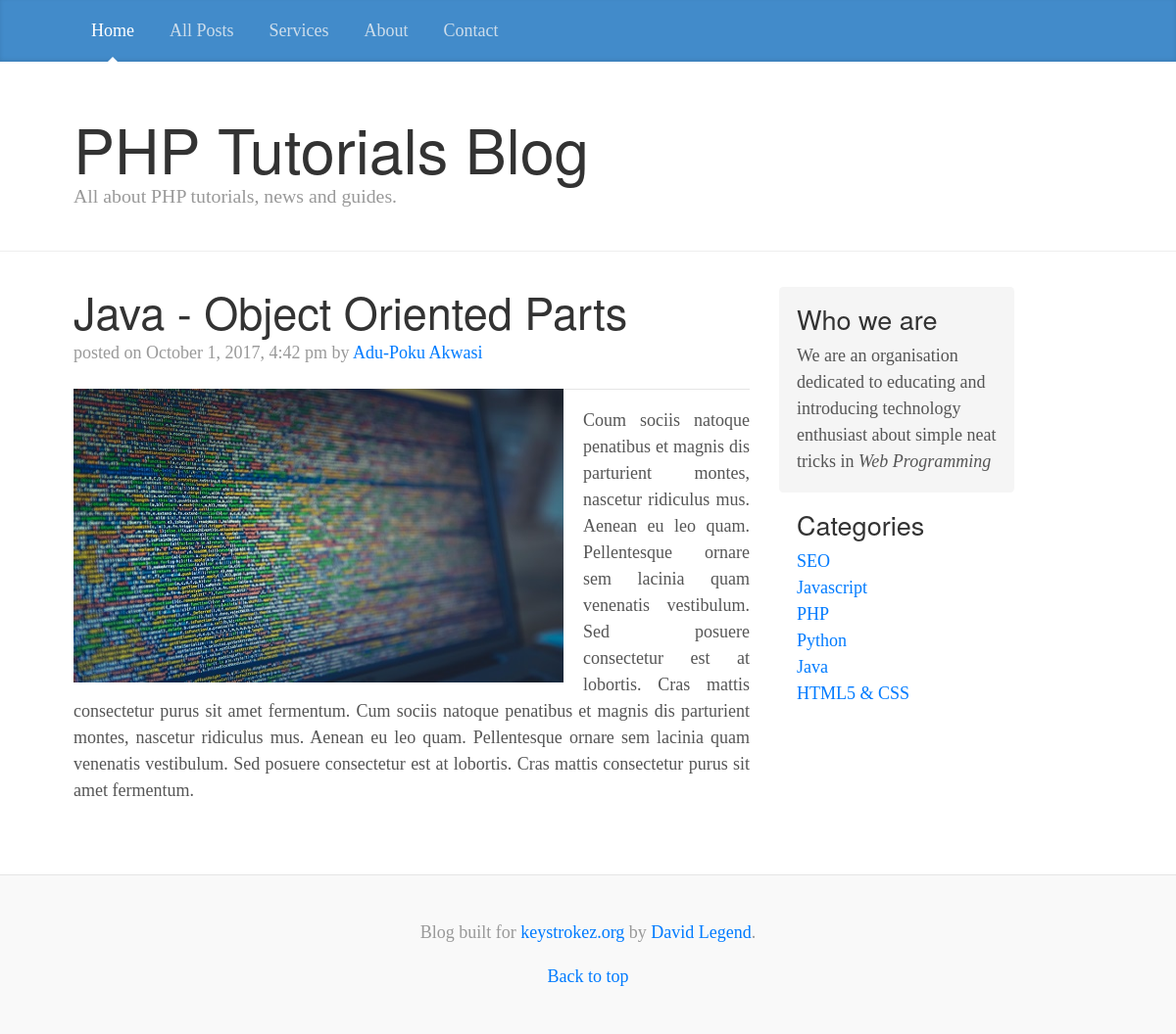
Page /single_post.php?id=9 on the committed database.
### tables this page shows
CREATE TABLE `posts` (
  `post_id` int(11) NOT NULL,
  `category_id` int(11) NOT NULL,
  `title` varchar(255) NOT NULL,
  `content` text NOT NULL,
  `author` varchar(255) NOT NULL,
  `image` text NOT NULL,
  `date` timestamp NOT NULL DEFAULT CURRENT_TIMESTAMP,
  `tags` text NOT NULL
);

CREATE TABLE `categories` (
  `category_id` int(11) NOT NULL,
  `title` text NOT NULL
);

### assets/libs/database.php (called while the page is built, shortened)
<?php
class Database
{
	public $host = DB_HOST;
	public $user = DB_USER;
	public $password = DB_PASSWORD;
	public $db_name = DB_NAME;
	public $link;
	private function connect() {
		$this->link = new mysqli($this->host, $this->user, $this->password, $this->db_name);
	}
	public function select($query) {
		$result = $this->link->query($query);
		return $result;
	}
}

### includes/functions.php (called while the page is built)
<?php
function formatDate($date) {
		return date('F j, Y, g:i a', strtotime($date));
}
?>

### single_post.php (the view, shortened to what this page needs)
<?php
  include "assets/libs/database.php";
  include "includes/functions.php";
  $db = new Database();
  $id = $_GET['id'];
  $query = "SELECT * FROM posts WHERE post_id = '$id' ";
  $posts = $db->select($query);
?>
<!DOCTYPE html>
<html lang="en">
  <head>
    <link href="assets/css/bootstrap.min.css" rel="stylesheet">
    <link href="assets/styles/blog.css" rel="stylesheet">
  </head>
  <body>
    <div class="blog-masthead">
      <div class="container">
        <nav class="nav">
          <a class="nav-link active" href="index.php">Home</a>
          <a class="nav-link" href="#">All Posts</a>
          <a class="nav-link" href="#">Services</a>
          <a class="nav-link" href="#">About</a>
          <a class="nav-link" href="#">Contact</a>
        </nav>
      </div>
    </div>
    <div class="blog-header">
      <div class="container">
        <h1 class="blog-title">PHP Tutorials Blog</h1>
        <p class="lead blog-description">All about PHP tutorials, news and guides.</p>
      </div>
    </div>
    <div class="container">
      <div class="row">
       <div class="col-sm-8 blog-main">
        <?php $row = $posts->fetch_array(); ?>
          <div class="blog-post">
            <h2 class="blog-post-title"><?php echo $row['title']; ?></h2>
            <p class="blog-post-meta">posted on <?php echo formatDate($row['date']); ?> by <a href="#"><?php echo $row['author']; ?></a></p>
               <img style="float: left; margin-right: 20px; margin-bottom: 10px;" src="assets/images/<?php echo $row['image']; ?>" width="500px" height="300px">
            <p style="text-align: justify;"><?php echo $row['content']; ?></p>
          </div>
        </div>
      <?php
        include "includes/sidebar.php";
        include "includes/footer.php";
      ?>

### includes/sidebar.php
<?php
  $query = "SELECT * FROM categories";
  $category = $db->select($query);
?>
<div class="col-sm-3 offset-sm-1 blog-sidebar">
          <div class=" sidebar-module sidebar-module-inset">
            <h4>Who we are</h4>
            <p>We are an organisation dedicated to educating and introducing technology
                enthusiast about simple neat tricks in <em>Web Programming</em>
            </p>
          </div>
          <div class="sidebar-module">
            <h4>Categories</h4>
            <ol class="list-unstyled">
            <?php while($row = $category->fetch_array()) :?>
              <li><a href="category.php?id=<?php echo $row['category_id']; ?>" ><?php echo $row['title']; ?></a></li>
            <?php endwhile; ?>
            </ol>
          </div>
        </div>
        </div>
    </div>

### assets/styles/blog.css (style rules this page uses)
@media (min-width: 48em) { html { font-size: 18px; } }
body { font-family: Georgia, "Times New Roman", Times, serif; color: #555; }
h1, .h1, h2, .h2, h3, .h3, h4, .h4, h5, .h5, h6, .h6 { font-family: "Helvetica Neue", Helvetica, Arial, sans-serif; font-weight: normal; color: #333; }
.container { max-width: 60rem; }
.blog-masthead { margin-bottom: 3rem; background-color: #428bca; -webkit-box-shadow: inset 0 -.1rem .25rem rgba(0,0,0,.1); box-shadow: inset 0 -.1rem .25rem rgba(0,0,0,.1); }
.nav-link { position: relative; padding: 1rem; font-weight: 500; color: #cdddeb; }
.nav-link.active { color: #fff; }
.nav-link.active:after { position: absolute; bottom: 0; left: 50%; width: 0; height: 0; margin-left: -.3rem; vertical-align: middle; content: ""; border-right: .3rem solid transparent; border-bottom: .3rem solid; border-left: .3rem solid transparent; }
.blog-header { padding-bottom: 1.25rem; margin-bottom: 2rem; border-bottom: .05rem solid #eee; }
.blog-title { margin-bottom: 0; font-size: 2rem; font-weight: normal; }
.blog-description { font-size: 1.1rem; color: #999; }
@media (min-width: 40em) { .blog-title { font-size: 3.5rem; } }
.sidebar-module { padding: 1rem; }
.sidebar-module-inset { padding: 1rem; background-color: #f5f5f5; border-radius: .25rem; }
.sidebar-module-inset p:last-child, .sidebar-module-inset ul:last-child, .sidebar-module-inset ol:last-child { margin-bottom: 0; }
.blog-post { margin-bottom: 4rem; }
.blog-post-title { margin-bottom: .25rem; font-size: 2.5rem; }
.blog-post-meta { margin-bottom: 1.25rem; color: #999; }

### rows in the picture
posts: title "Java - Object Oriented Parts", date "October 1, 2017, 4:42 pm", author "Adu-Poku Akwasi", image (picture), content "Coum sociis natoque penatibus et magnis dis parturient montes, nascetur ridiculus mus. Aenean eu leo quam. Pellentesque ornare sem lacinia quam venenatis vestibulum. Sed posuere consectetur est at lobortis. Cras mattis consectetur purus sit amet fermentum. Cum sociis natoque penatibus et magnis dis parturient montes, nascetur ridiculus mus. Aenean eu leo quam. Pellentesque ornare sem lacinia quam venenatis vestibulum. Sed posuere consectetur est at lobortis. Cras mattis consectetur purus sit amet fermentum."
categories: title "SEO"
categories: title "Javascript"
categories: title "PHP"
categories: title "Python"
categories: title "Java"
categories: title "HTML5 & CSS"
